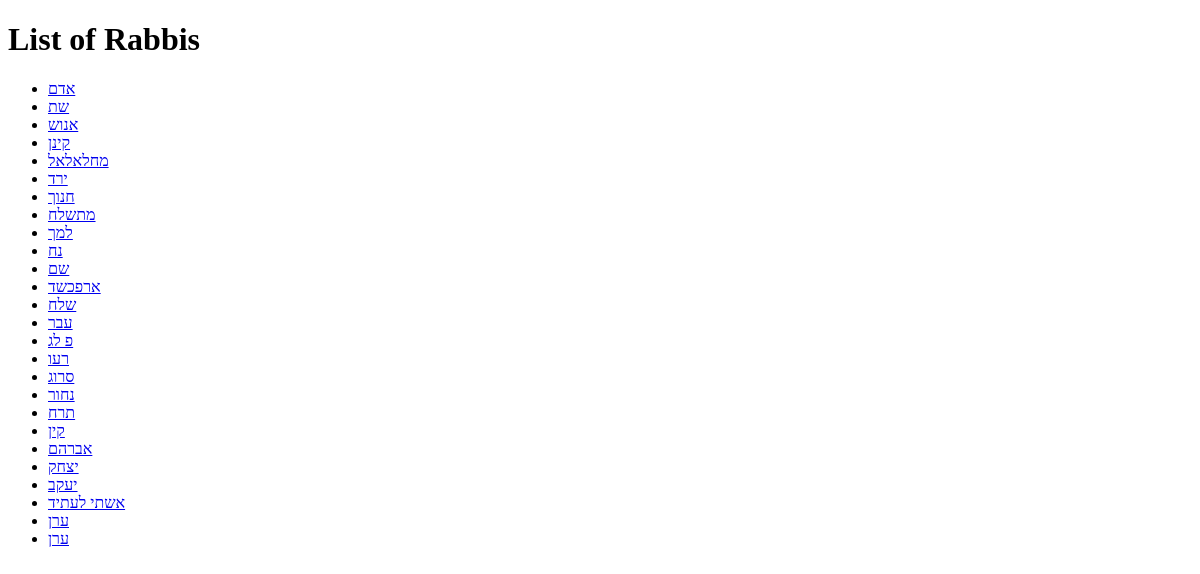
/rabbis/, run on an earlier commit of the app's database.
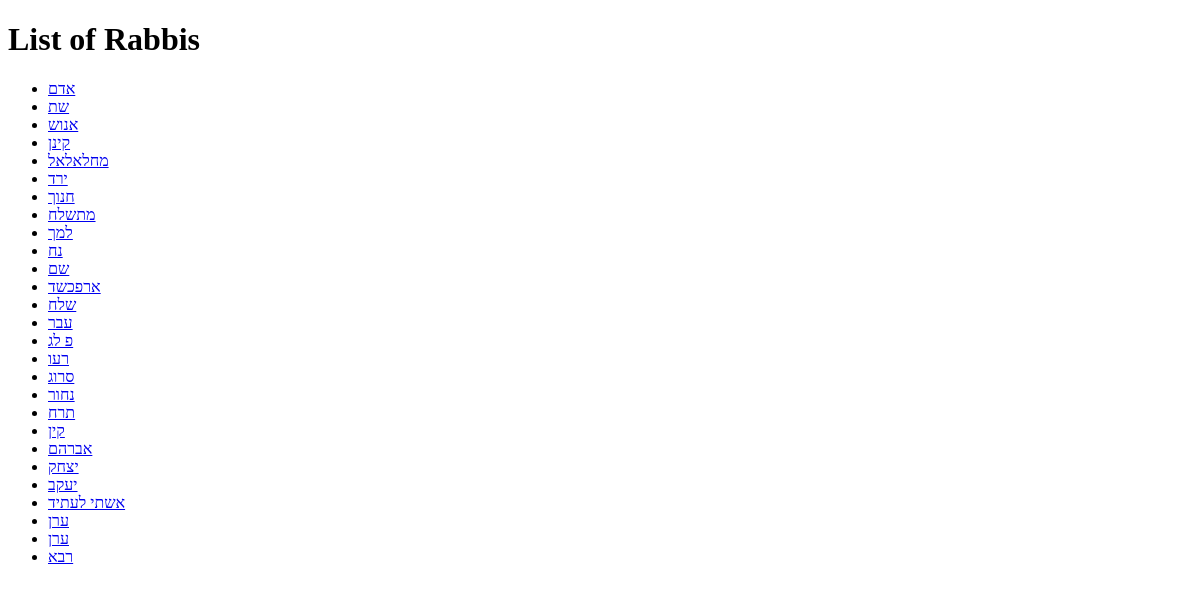
And on a later commit of the database.
### rabbis/models.py (models this page shows, shortened)
class Person(models.Model):
    unique_id = models.UUIDField(default=uuid.uuid4, editable=False, unique=True)
    name = models.CharField(max_length=255)
    birth_year = models.IntegerField(blank=True, null=True)
    lifespan = models.IntegerField(blank=True, null=True)
    wife = models.ManyToManyField('self', blank=True, related_name='husbands')
    notable_offspring = models.ManyToManyField('self', blank=True, related_name='parents')
    father = models.ForeignKey('self', on_delete=models.SET_NULL, null=True, blank=True, related_name='children')

### rabbis/views.py (the view)
# urls.py: path('', views.rabbi_list, name='rabbi_list'),
def rabbi_list(request):
    rabbis = Person.objects.all()
    return render(request, 'rabbis/rabbi_list.html', {'rabbis': rabbis})

### rabbis/templates/rabbis/rabbi_list.html (shortened to what this page needs)
<!DOCTYPE html>
<html>
<head>
</head>
<body>
    <h1>List of Rabbis</h1>
    <ul>
        {% for rabbi in rabbis %}
            <li><a href="{% url 'rabbi_detail' rabbi.id %}">{{ rabbi.name }}</a></li>
        {% endfor %}
    </ul>
</body>
</html>

What changed in the data, as far as the page shows it:
added Person: name "רבא"
